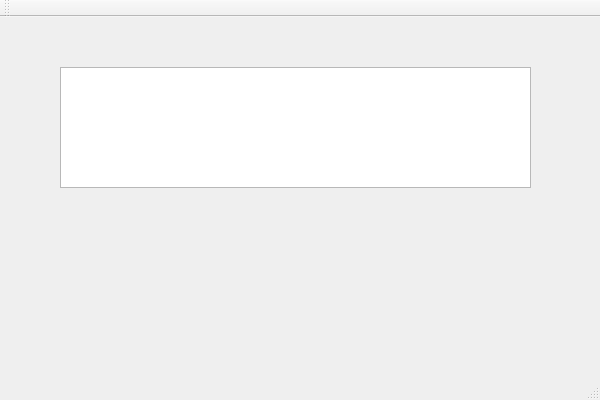
<?xml version="1.0" encoding="UTF-8"?>
<ui version="4.0">
 <class>EMCSEClass</class>
 <widget class="QMainWindow" name="EMCSEClass">
  <property name="geometry">
   <rect>
    <x>0</x>
    <y>0</y>
    <width>600</width>
    <height>400</height>
   </rect>
  </property>
  <property name="windowTitle">
   <string>EMCSE</string>
  </property>
  <widget class="QWidget" name="centralWidget">
   <widget class="QPlainTextEdit" name="textLog">
    <property name="geometry">
     <rect>
      <x>60</x>
      <y>50</y>
      <width>471</width>
      <height>121</height>
     </rect>
    </property>
    <property name="sizeAdjustPolicy">
     <enum>QAbstractScrollArea::SizeAdjustPolicy::AdjustIgnored</enum>
    </property>
    <property name="readOnly">
     <bool>true</bool>
    </property>
   </widget>
   <widget class="QWidget" name="verticalLayoutWidget">
    <property name="geometry">
     <rect>
      <x>60</x>
      <y>50</y>
      <width>471</width>
      <height>121</height>
     </rect>
    </property>
    <layout class="QVBoxLayout" name="verticalLayout_4"/>
   </widget>
  </widget>
  <widget class="QMenuBar" name="menuBar">
   <property name="geometry">
    <rect>
     <x>0</x>
     <y>0</y>
     <width>600</width>
     <height>33</height>
    </rect>
   </property>
  </widget>
  <widget class="QToolBar" name="mainToolBar">
   <attribute name="toolBarArea">
    <enum>TopToolBarArea</enum>
   </attribute>
   <attribute name="toolBarBreak">
    <bool>false</bool>
   </attribute>
  </widget>
  <widget class="QStatusBar" name="statusBar"/>
 </widget>
 <layoutdefault spacing="6" margin="11"/>
 <resources>
  <include location="EMCSE.qrc"/>
 </resources>
 <connections/>
</ui>
